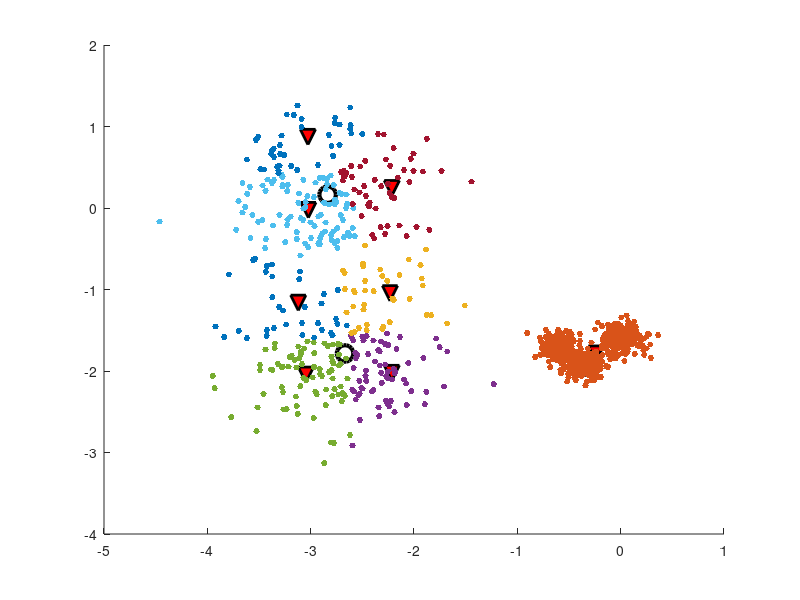

This figure's MATLAB source:
function show_res()
p = load('t.txt');
f = load('f.txt');
centers = load('centers.txt');
ind = load('ind.txt');
real_c = load('real_c.txt');
ind = ind + 1;

%sequental colored cluster plot
cm = colormap('lines');
%cm = colormap(gmap40(size(centers, 1)))
hold on
for i=1:size(centers, 1)
    ind_c = find(ind == i);
    plot3(p(ind_c, 1), p(ind_c, 2), f(ind_c), '.', 'MarkerSize', 14, 'MarkerEdgeColor', cm(i, :));
    plot3(centers(i, 1), centers(i, 2), zeros(1, 1), 'vk', 'LineWidth', 2, 'MarkerSize', 11, 'MarkerFaceColor', 'r');
end
plot3(real_c(:, 1), real_c(:, 2), zeros(size(real_c, 1), 1), 'ok', 'LineWidth', 3, 'MarkerSize', 12);
hold off

disp('Real centers:'); disp(real_c);
disp('Found centers:'); disp(centers);
[rm, unused] = size(real_c);
err = [];
for i=1:rm
    cur_c = real_c(i, :);
    [cm, unused] = size(centers);
    dist = repmat(cur_c, cm, 1) - centers;
    dist = sum((dist.*dist)');
    [unused, min_ind] = min(dist);
    err = [err; sqrt(dist(min_ind))];
%    sum_dist = sum_dist + sqrt(dist(min_ind));
%    sum_dist2 = sum_dist2 + dist(min_ind);
    centers(min_ind, :) = [];
    if(isempty(centers)) 
        break; 
    end;
end;

disp('Not found centers:'); disp(real_c(i+1:end, :));
disp('Redudant centers:'); disp(centers);
disp('Errors in distances:'); disp(err);
disp('Mean error:'); disp(mean(err));
disp('Std variance of error:'); disp(std(err));

%surface plot
%plot3(centers(:, 1), centers(:, 2), zeros(size(centers, 1), 1), '+r');
%hold on
%tri = delaunay(p(:, 1), p(:, 2));
%trisurf(tri, p(:, 1), p(:, 2), f);
%shading interp;
